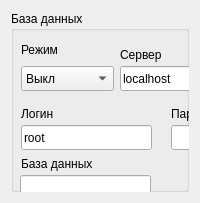
       <widget class="QWidget" name="SQL">
        <attribute name="title">
         <string>БД</string>
        </attribute>
        <layout class="QGridLayout" name="gridLayout_8">
         <item row="0" column="0">
          <widget class="QGroupBox" name="groupBox_9">
           <property name="minimumSize">
            <size>
             <width>0</width>
             <height>181</height>
            </size>
           </property>
           <property name="title">
            <string>База данных</string>
           </property>
           <widget class="QComboBox" name="SQL_type_comboBox">
            <property name="geometry">
             <rect>
              <x>10</x>
              <y>55</y>
              <width>93</width>
              <height>25</height>
             </rect>
            </property>
            <item>
             <property name="text">
              <string>Выкл</string>
             </property>
            </item>
            <item>
             <property name="text">
              <string>MySQL</string>
             </property>
            </item>
            <item>
             <property name="text">
              <string>PostgresSQL</string>
             </property>
            </item>
           </widget>
           <widget class="QLabel" name="label_26">
            <property name="geometry">
             <rect>
              <x>10</x>
              <y>31</y>
              <width>91</width>
              <height>16</height>
             </rect>
            </property>
            <property name="text">
             <string>Режим</string>
            </property>
           </widget>
           <widget class="QLineEdit" name="SQL_server_lineEdit">
            <property name="geometry">
             <rect>
              <x>109</x>
              <y>55</y>
              <width>181</width>
              <height>25</height>
             </rect>
            </property>
            <property name="text">
             <string>localhost</string>
            </property>
           </widget>
           <widget class="QLabel" name="label_27">
            <property name="geometry">
             <rect>
              <x>109</x>
              <y>31</y>
              <width>181</width>
              <height>25</height>
             </rect>
            </property>
            <property name="text">
             <string>Сервер</string>
            </property>
           </widget>
           <widget class="QDoubleSpinBox" name="SQL_port_doubleSpinBox">
            <property name="geometry">
             <rect>
              <x>300</x>
              <y>55</y>
              <width>121</width>
              <height>25</height>
             </rect>
            </property>
            <property name="decimals">
             <number>0</number>
            </property>
            <property name="maximum">
             <double>9999.000000000000000</double>
            </property>
            <property name="value">
             <double>3306.000000000000000</double>
            </property>
           </widget>
           <widget class="QLabel" name="label_28">
            <property name="geometry">
             <rect>
              <x>300</x>
              <y>31</y>
              <width>121</width>
              <height>25</height>
             </rect>
            </property>
            <property name="text">
             <string>Порт</string>
            </property>
           </widget>
           <widget class="QLineEdit" name="SQL_login_lineEdit">
            <property name="geometry">
             <rect>
              <x>10</x>
              <y>114</y>
              <width>131</width>
              <height>25</height>
             </rect>
            </property>
            <property name="text">
             <string>root</string>
            </property>
           </widget>
           <widget class="QLabel" name="label_29">
            <property name="geometry">
             <rect>
              <x>10</x>
              <y>90</y>
              <width>131</width>
              <height>25</height>
             </rect>
            </property>
            <property name="text">
             <string>Логин</string>
            </property>
           </widget>
           <widget class="QLineEdit" name="SQL_password_lineEdit">
            <property name="geometry">
             <rect>
              <x>160</x>
              <y>114</y>
              <width>261</width>
              <height>25</height>
             </rect>
            </property>
           </widget>
           <widget class="QLabel" name="label_30">
            <property name="geometry">
             <rect>
              <x>160</x>
              <y>90</y>
              <width>261</width>
              <height>25</height>
             </rect>
            </property>
            <property name="text">
             <string>Пароль</string>
            </property>
           </widget>
           <widget class="QLineEdit" name="SQL_database_lineEdit">
            <property name="geometry">
             <rect>
              <x>9</x>
              <y>164</y>
              <width>131</width>
              <height>25</height>
             </rect>
            </property>
           </widget>
           <widget class="QLabel" name="label_31">
            <property name="geometry">
             <rect>
              <x>10</x>
              <y>140</y>
              <width>131</width>
              <height>25</height>
             </rect>
            </property>
            <property name="text">
             <string>База данных</string>
            </property>
           </widget>
           <widget class="QPushButton" name="SQL_find_server_pushButton">
            <property name="geometry">
             <rect>
              <x>110</x>
              <y>200</y>
              <width>121</width>
              <height>25</height>
             </rect>
            </property>
            <property name="text">
             <string>Определить</string>
            </property>
           </widget>
           <widget class="QPushButton" name="SQL_connect_pushButton">
            <property name="geometry">
             <rect>
              <x>281</x>
              <y>200</y>
              <width>151</width>
              <height>25</height>
             </rect>
            </property>
            <property name="text">
             <string>Подключиться</string>
            </property>
           </widget>
           <widget class="QCheckBox" name="SQL_P1_checkBox">
            <property name="geometry">
             <rect>
              <x>10</x>
              <y>250</y>
              <width>491</width>
              <height>25</height>
             </rect>
            </property>
            <property name="text">
             <string>Обязательное заполнение причин</string>
            </property>
           </widget>
           <widget class="QCheckBox" name="SQL_P2_checkBox">
            <property name="geometry">
             <rect>
              <x>10</x>
              <y>280</y>
              <width>501</width>
              <height>25</height>
             </rect>
            </property>
            <property name="text">
             <string>Обязательное заполнение принятых мер</string>
            </property>
           </widget>
           <widget class="QCheckBox" name="SQL_AutoDbStart_checkBox">
            <property name="geometry">
             <rect>
              <x>10</x>
              <y>317</y>
              <width>471</width>
              <height>25</height>
             </rect>
            </property>
            <property name="text">
             <string>Автоматическое начало смены в:</string>
            </property>
           </widget>
           <widget class="QDoubleSpinBox" name="SQL_AutoDbStartHour_doubleSpinBox">
            <property name="geometry">
             <rect>
              <x>10</x>
              <y>350</y>
              <width>62</width>
              <height>25</height>
             </rect>
            </property>
           </widget>
           <widget class="QDoubleSpinBox" name="SQL_AutoDbStartMinute_doubleSpinBox">
            <property name="geometry">
             <rect>
              <x>10</x>
              <y>380</y>
              <width>62</width>
              <height>25</height>
             </rect>
            </property>
           </widget>
           <widget class="QLabel" name="label_32">
            <property name="geometry">
             <rect>
              <x>80</x>
              <y>350</y>
              <width>201</width>
              <height>25</height>
             </rect>
            </property>
            <property name="text">
             <string>часов</string>
            </property>
           </widget>
           <widget class="QLabel" name="label_33">
            <property name="geometry">
             <rect>
              <x>80</x>
              <y>380</y>
              <width>181</width>
              <height>25</height>
             </rect>
            </property>
            <property name="text">
             <string>минут</string>
            </property>
           </widget>
          </widget>
         </item>
        </layout>
       </widget>
